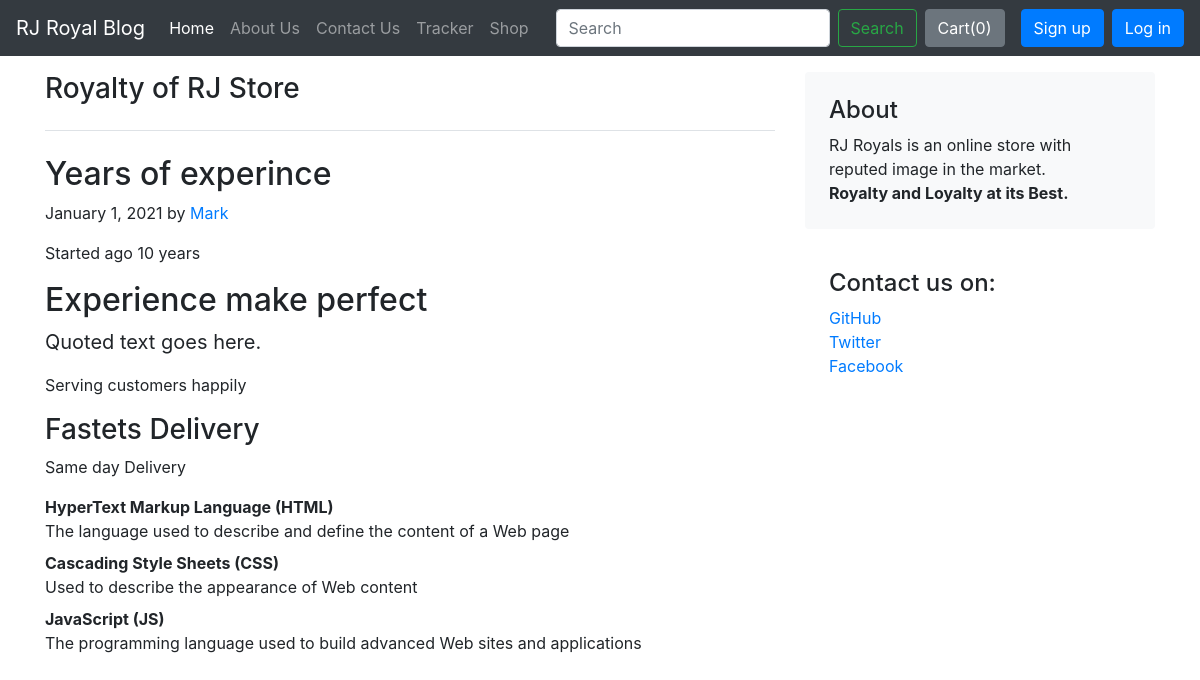
The page /blog/blogpost/1 on the database its author committed.
### blog/models.py (models this page shows, shortened)
class Blogpost(models.Model):
    post_id = models.AutoField(primary_key=True)
    title =models.CharField(max_length=50,default="")
    head0 = models.CharField(max_length=500,default='')
    chead0 = models.CharField(max_length=50000,default='')
    head1 = models.CharField(max_length=500,default='')
    chead1 = models.CharField(max_length=50000,default='')
    head2 = models.CharField(max_length=500,default='')
    chead2 = models.CharField(max_length=50000,default='')
    pub_date = DateField()
    thumbnail =models.ImageField(upload_to="shop/images")

### blog/views.py (the view)
# urls.py: path("blogpost/<int:id>",views.blogpost,name="BlogPost"),
def blogpost(request,id):
    post = Blogpost.objects.filter(post_id=id).first()
    return render(request,"blog/blogpost.html",{"post":post})

### blog/templates/blog/blogpost.html (shortened to what this page needs)
{%extends 'blog/basic.html' %}
{% block body %}
<div class="container mt-3">
  <div class="row g-5">
    <div class="col-md-8">
      <h3 class="pb-4 mb-4 fst-italic border-bottom">
        {{post.title}}
      </h3>
      <article class="blog-post">
        <h2 class="blog-post-title">{{post.head0}}</h2>
        <p class="blog-post-meta">January 1, 2021 by <a href="#">Mark</a></p>
        <p>{{post.chead0}}</p>
        <h2>{{post.head1}}</h2>
        <blockquote class="blockquote">
          <p>Quoted text goes here.</p>
        </blockquote>
        <p>{{post.chead1}}</p>
        <h3>{{post.head2}}</h3>
        <p>{{post.chead2}}</p>
        <dl>
          <dt>HyperText Markup Language (HTML)</dt>
          <dd>The language used to describe and define the content of a Web page</dd>
          <dt>Cascading Style Sheets (CSS)</dt>
          <dd>Used to describe the appearance of Web content</dd>
          <dt>JavaScript (JS)</dt>
          <dd>The programming language used to build advanced Web sites and applications</dd>
        </dl>
    </div>
    <div class="col-md-4">
      <div class="position-sticky" style="top: 2rem;">
        <div class="p-4 mb-3 bg-light rounded">
          <h4 class="fst-italic">About</h4>
          <p class="mb-0">RJ Royals is an online store with reputed image in the market.<br><strong> Royalty and Loyalty at its Best.</strong></p>
        </div>
        <div class="p-4">
          <h4 class="fst-italic">Contact us on:</h4>
          <ol class="list-unstyled">
            <li><a href="#">GitHub</a></li>
            <li><a href="#">Twitter</a></li>
            <li><a href="#">Facebook</a></li>
          </ol>
        </div>
      </div>
    </div>
  </div>
</div>
{% endblock %}

### rows shown on the page
Blogpost: title "Royalty of RJ Store", head0 "Years of experince", chead0 "Started ago 10 years", head1 "Experience make perfect", chead1 "Serving customers happily", head2 "Fastets Delivery", chead2 "Same day Delivery"
